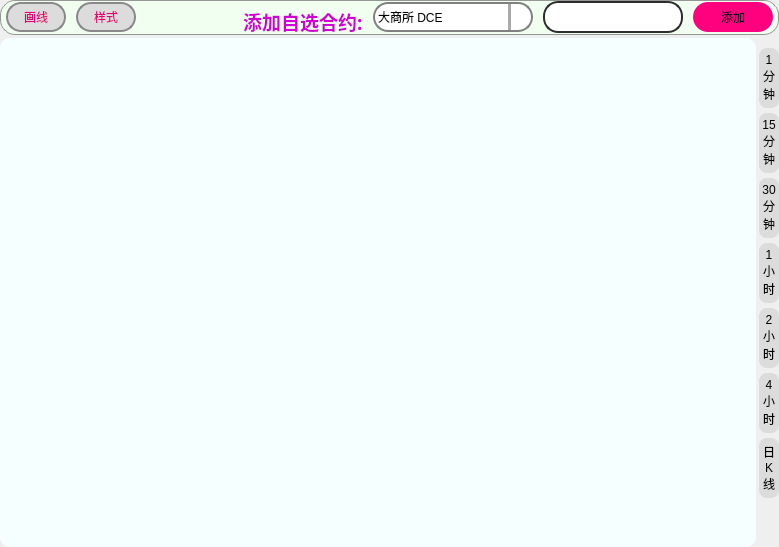
                           <widget class="QFrame" name="frame_36">
                            <property name="styleSheet">
                             <string notr="true">QFrame {		
	border-radius: 10px;
	border: none;
}

</string>
                            </property>
                            <property name="frameShape">
                             <enum>QFrame::StyledPanel</enum>
                            </property>
                            <property name="frameShadow">
                             <enum>QFrame::Raised</enum>
                            </property>
                            <layout class="QVBoxLayout" name="verticalLayout_32">
                             <property name="spacing">
                              <number>3</number>
                             </property>
                             <property name="leftMargin">
                              <number>0</number>
                             </property>
                             <property name="topMargin">
                              <number>0</number>
                             </property>
                             <property name="rightMargin">
                              <number>0</number>
                             </property>
                             <property name="bottomMargin">
                              <number>0</number>
                             </property>
                             <item>
                              <widget class="QFrame" name="frame_39">
                               <property name="minimumSize">
                                <size>
                                 <width>0</width>
                                 <height>30</height>
                                </size>
                               </property>
                               <property name="maximumSize">
                                <size>
                                 <width>16777215</width>
                                 <height>35</height>
                                </size>
                               </property>
                               <property name="styleSheet">
                                <string notr="true">QFrame {	
	background-color: rgb(240, 255, 240);
	border: 1px solid rgb(150, 150, 150);
	border-radius: 15px;
}
QFrame:hover {
	border: 2px solid rgb(0, 0, 0);
}</string>
                               </property>
                               <property name="frameShape">
                                <enum>QFrame::StyledPanel</enum>
                               </property>
                               <property name="frameShadow">
                                <enum>QFrame::Raised</enum>
                               </property>
                               <layout class="QHBoxLayout" name="horizontalLayout_20">
                                <property name="spacing">
                                 <number>10</number>
                                </property>
                                <property name="leftMargin">
                                 <number>5</number>
                                </property>
                                <property name="topMargin">
                                 <number>0</number>
                                </property>
                                <property name="rightMargin">
                                 <number>5</number>
                                </property>
                                <property name="bottomMargin">
                                 <number>0</number>
                                </property>
                                <item alignment="Qt::AlignVCenter">
                                 <widget class="QPushButton" name="Btn_draw_line_order">
                                  <property name="minimumSize">
                                   <size>
                                    <width>60</width>
                                    <height>30</height>
                                   </size>
                                  </property>
                                  <property name="maximumSize">
                                   <size>
                                    <width>100</width>
                                    <height>40</height>
                                   </size>
                                  </property>
                                  <property name="styleSheet">
                                   <string notr="true">QPushButton {
	color: rgb(230, 0, 115);	
	font: 700 16pt &quot;等线&quot;;
	border: 2px solid rgb(136, 136, 136);
	border-radius: 15px;
	background-color: rgb(220, 220, 220);
	text-align: center;
}

QPushButton:hover {
	border: 2px solid rgb(255, 85, 0);
}

QPushButton:pressed {
	
	color: rgb(255, 0, 0);
}</string>
                                  </property>
                                  <property name="text">
                                   <string>画线</string>
                                  </property>
                                 </widget>
                                </item>
                                <item>
                                 <widget class="QPushButton" name="Btn_draw_line_style">
                                  <property name="minimumSize">
                                   <size>
                                    <width>60</width>
                                    <height>30</height>
                                   </size>
                                  </property>
                                  <property name="maximumSize">
                                   <size>
                                    <width>60</width>
                                    <height>30</height>
                                   </size>
                                  </property>
                                  <property name="styleSheet">
                                   <string notr="true">QPushButton {
	color: rgb(230, 0, 115);	
	font: 700 16pt &quot;等线&quot;;
	border: 2px solid rgb(136, 136, 136);
	border-radius: 15px;
	background-color: rgb(220, 220, 220);
	text-align: center;
}

QPushButton:hover {
	border: 2px solid rgb(255, 85, 0);
}

QPushButton:pressed {
	
	color: rgb(255, 0, 0);
}</string>
                                  </property>
                                  <property name="text">
                                   <string>样式</string>
                                  </property>
                                 </widget>
                                </item>
                                <item>
                                 <spacer name="horizontalSpacer_7">
                                  <property name="orientation">
                                   <enum>Qt::Horizontal</enum>
                                  </property>
                                  <property name="sizeHint" stdset="0">
                                   <size>
                                    <width>40</width>
                                    <height>20</height>
                                   </size>
                                  </property>
                                 </spacer>
                                </item>
                                <item>
                                 <widget class="QLabel" name="label_kline_info">
                                  <property name="styleSheet">
                                   <string notr="true">QFrame {
	background-color: rgba(30, 30, 40, 0);
	border: none;
	border-radius: 15px;
	color: rgb(0, 255, 0);
	font: 700 14pt &quot;等线&quot;;
}
</string>
                                  </property>
                                  <property name="text">
                                   <string/>
                                  </property>
                                 </widget>
                                </item>
                                <item>
                                 <spacer name="horizontalSpacer_8">
                                  <property name="orientation">
                                   <enum>Qt::Horizontal</enum>
                                  </property>
                                  <property name="sizeHint" stdset="0">
                                   <size>
                                    <width>40</width>
                                    <height>20</height>
                                   </size>
                                  </property>
                                 </spacer>
                                </item>
                                <item>
                                 <widget class="QLabel" name="label_28">
                                  <property name="minimumSize">
                                   <size>
                                    <width>0</width>
                                    <height>40</height>
                                   </size>
                                  </property>
                                  <property name="maximumSize">
                                   <size>
                                    <width>150</width>
                                    <height>16777215</height>
                                   </size>
                                  </property>
                                  <property name="font">
                                   <font>
                                    <family>等线</family>
                                    <pointsize>14</pointsize>
                                    <italic>false</italic>
                                    <bold>true</bold>
                                   </font>
                                  </property>
                                  <property name="styleSheet">
                                   <string notr="true">QFrame {
	border: none;
	border-radius: 15px;
	background-color: none;	
	color: rgb(210, 0, 210);
	font: 700 14pt &quot;等线&quot;;
}
</string>
                                  </property>
                                  <property name="text">
                                   <string>添加自选合约:</string>
                                  </property>
                                  <property name="alignment">
                                   <set>Qt::AlignLeading|Qt::AlignLeft|Qt::AlignVCenter</set>
                                  </property>
                                 </widget>
                                </item>
                                <item alignment="Qt::AlignVCenter">
                                 <widget class="QComboBox" name="comboBox_add_quote_exchange">
                                  <property name="minimumSize">
                                   <size>
                                    <width>160</width>
                                    <height>30</height>
                                   </size>
                                  </property>
                                  <property name="maximumSize">
                                   <size>
                                    <width>160</width>
                                    <height>30</height>
                                   </size>
                                  </property>
                                  <property name="styleSheet">
                                   <string notr="true">/* 未下拉时，QComboBox的样式 */
QComboBox {
    border: 2px solid gray;   /* 边框 */
    border-radius: 15px;   /* 圆角 */
    padding: 1px 18px 1px 3px;   /* 字体填衬 */
    color: rgb(0, 0, 0);    
	font: 700 12pt &quot;等线&quot;;    
	background-color: rgb(255, 255, 255);
}

/* 下拉后，整个下拉窗体样式 */
QComboBox QAbstractItemView {
    
    border: 1px solid yellow;   /* 整个下拉窗体的边框 */
    color: black;
	border-radius: 3px;
    background-color: rgb(225, 225, 225);   /* 整个下拉窗体的背景色 */
    selection-background-color: lightgreen;   /* 整个下拉窗体被选中项的背景色 */
}
/* 下拉箭头样式 */
 QComboBox::down-arrow {
	image: url(:/图标/icons/双下拉箭头.svg);
	width: 10px; /* 下拉箭头的宽度（建议与下拉框drop-down的宽度一致） */ 
	background: rgb(255, 255, 255); /* 下拉箭头的的背景色 */ 
	padding: 0px 0px 0px 0px; /* 上内边距、右内边距、下内边距、左内边距 */
 } 

/* 下拉框样式 */
QComboBox::drop-down {
   /* subcontrol-origin: padding;   /* 子控件在父元素中的原点矩形。如果未指定此属性，则默认为padding。 */
   /* subcontrol-position: top right;   /* 下拉框的位置（右上） */
    width: 20px;   /* 下拉框的宽度 */

    border-left-width: 3px;   /* 下拉框的左边界线宽度 */
    border-left-color: darkgray;   /* 下拉框的左边界线颜色 */
    border-left-style: solid;   /* 下拉框的左边界线为实线 */
    border-top-right-radius: 10px;   /* 下拉框的右上边界线的圆角半径（应和整个QComboBox右上边界线的圆角半径一致） */
    border-bottom-right-radius: 10px;   /* 同上 */
}
QComboBox:hover {
	border: 3px solid rgb(255, 85, 0);
}
QComboBox:disabled{
	color: rgb(0, 0, 0);
	border-color: rgb(166, 166, 166);
    background-color: rgb(186, 186, 186);
}</string>
                                  </property>
                                  <property name="frame">
                                   <bool>true</bool>
                                  </property>
                                  <property name="modelColumn">
                                   <number>0</number>
                                  </property>
                                  <item>
                                   <property name="text">
                                    <string>大商所 DCE</string>
                                   </property>
                                  </item>
                                  <item>
                                   <property name="text">
                                    <string>上期所 SHFE</string>
                                   </property>
                                  </item>
                                  <item>
                                   <property name="text">
                                    <string>郑商所 CZCE</string>
                                   </property>
                                  </item>
                                  <item>
                                   <property name="text">
                                    <string>能源交易所 INE</string>
                                   </property>
                                  </item>
                                  <item>
                                   <property name="text">
                                    <string>中金所 CFFEX</string>
                                   </property>
                                  </item>
                                 </widget>
                                </item>
                                <item alignment="Qt::AlignVCenter">
                                 <widget class="QLineEdit" name="add_quote_symbol">
                                  <property name="minimumSize">
                                   <size>
                                    <width>140</width>
                                    <height>32</height>
                                   </size>
                                  </property>
                                  <property name="maximumSize">
                                   <size>
                                    <width>140</width>
                                    <height>32</height>
                                   </size>
                                  </property>
                                  <property name="styleSheet">
                                   <string notr="true">QLineEdit {
	border: 2px solid rgb(45, 45, 45);
	border-radius: 15px;
	padding: 5px;
	background-color: rgb(255, 255, 255);	
	color: rgb(0, 0, 0);
	font: 700 14pt &quot;等线&quot;;
}
QLineEdit:hover {
	border: 3px solid rgb(255, 85, 0);
}
QLineEdit:focus {
	border: 3px solid rgb(255, 85, 0);
	color: rgb(255, 0, 0);
}
QLineEdit:disabled{
	color: rgb(0, 0, 0);
	border-color: rgb(166, 166, 166);
    background-color: rgb(186, 186, 186);
}</string>
                                  </property>
                                 </widget>
                                </item>
                                <item alignment="Qt::AlignVCenter">
                                 <widget class="QPushButton" name="Btn_add_optional_contracts">
                                  <property name="minimumSize">
                                   <size>
                                    <width>80</width>
                                    <height>30</height>
                                   </size>
                                  </property>
                                  <property name="maximumSize">
                                   <size>
                                    <width>80</width>
                                    <height>30</height>
                                   </size>
                                  </property>
                                  <property name="styleSheet">
                                   <string notr="true">QPushButton{
	color: rgb(13, 9, 36);
	background-color:rgb(255, 0, 127);
	font: 700 16pt &quot;等线&quot;;
	border-radius: 15px;
}
QPushButton:hover{
	border: 2px solid rgb(255, 85, 0); 
}
QPushButton:pressed{
	color: green;
	border-color: rgb(255, 0, 0);
    background-color: rgb(255, 255, 0);
}
</string>
                                  </property>
                                  <property name="text">
                                   <string>添加</string>
                                  </property>
                                 </widget>
                                </item>
                               </layout>
                              </widget>
                             </item>
                             <item>
                              <widget class="QFrame" name="frame_40">
                               <property name="styleSheet">
                                <string notr="true">QFrame {		
	border-radius: 10px;
	border: none;
}

</string>
                               </property>
                               <property name="frameShape">
                                <enum>QFrame::StyledPanel</enum>
                               </property>
                               <property name="frameShadow">
                                <enum>QFrame::Raised</enum>
                               </property>
                               <layout class="QHBoxLayout" name="horizontalLayout_21">
                                <property name="spacing">
                                 <number>3</number>
                                </property>
                                <property name="leftMargin">
                                 <number>0</number>
                                </property>
                                <property name="topMargin">
                                 <number>0</number>
                                </property>
                                <property name="rightMargin">
                                 <number>0</number>
                                </property>
                                <property name="bottomMargin">
                                 <number>0</number>
                                </property>
                                <item>
                                 <widget class="QFrame" name="frame_118">
                                  <property name="styleSheet">
                                   <string notr="true">QFrame {		
	background-color: rgb(245, 255, 255);
	border-radius: 10px;
	border: none;
}

</string>
                                  </property>
                                  <property name="frameShape">
                                   <enum>QFrame::StyledPanel</enum>
                                  </property>
                                  <property name="frameShadow">
                                   <enum>QFrame::Raised</enum>
                                  </property>
                                  <layout class="QHBoxLayout" name="horizontalLayout_56">
                                   <property name="spacing">
                                    <number>0</number>
                                   </property>
                                   <property name="leftMargin">
                                    <number>0</number>
                                   </property>
                                   <property name="topMargin">
                                    <number>0</number>
                                   </property>
                                   <property name="rightMargin">
                                    <number>0</number>
                                   </property>
                                   <property name="bottomMargin">
                                    <number>0</number>
                                   </property>
                                   <item>
                                    <layout class="QVBoxLayout" name="verticalLayout_klines"/>
                                   </item>
                                  </layout>
                                 </widget>
                                </item>
                                <item>
                                 <widget class="QFrame" name="frame_45">
                                  <property name="minimumSize">
                                   <size>
                                    <width>20</width>
                                    <height>0</height>
                                   </size>
                                  </property>
                                  <property name="maximumSize">
                                   <size>
                                    <width>20</width>
                                    <height>16777215</height>
                                   </size>
                                  </property>
                                  <property name="styleSheet">
                                   <string notr="true">QFrame {		
	border-radius: 10px;
	border: none;
}

</string>
                                  </property>
                                  <property name="frameShape">
                                   <enum>QFrame::StyledPanel</enum>
                                  </property>
                                  <property name="frameShadow">
                                   <enum>QFrame::Raised</enum>
                                  </property>
                                  <layout class="QVBoxLayout" name="verticalLayout_33">
                                   <property name="spacing">
                                    <number>5</number>
                                   </property>
                                   <property name="leftMargin">
                                    <number>0</number>
                                   </property>
                                   <property name="topMargin">
                                    <number>10</number>
                                   </property>
                                   <property name="rightMargin">
                                    <number>0</number>
                                   </property>
                                   <item>
                                    <widget class="QPushButton" name="Btn_klines_1min">
                                     <property name="minimumSize">
                                      <size>
                                       <width>20</width>
                                       <height>60</height>
                                      </size>
                                     </property>
                                     <property name="maximumSize">
                                      <size>
                                       <width>20</width>
                                       <height>60</height>
                                      </size>
                                     </property>
                                     <property name="styleSheet">
                                      <string notr="true">QPushButton{	
	background-color: rgb(220, 220, 220);
	font: 700 8pt &quot;等线&quot;;
	border-radius: 8px;
	border-color: none;
	}
QPushButton:hover{
	background-color: rgb(249, 237, 181);
	border: 2px solid rgb(255, 85, 0);
}
QPushButton:pressed{
	color: green;
	border-color: rgb(255, 0, 0);	
	
	background-color: rgb(255, 255, 0);
}
</string>
                                     </property>
                                     <property name="text">
                                      <string>1
分
钟</string>
                                     </property>
                                    </widget>
                                   </item>
                                   <item>
                                    <widget class="QPushButton" name="Btn_klines_15min">
                                     <property name="minimumSize">
                                      <size>
                                       <width>20</width>
                                       <height>60</height>
                                      </size>
                                     </property>
                                     <property name="maximumSize">
                                      <size>
                                       <width>20</width>
                                       <height>60</height>
                                      </size>
                                     </property>
                                     <property name="styleSheet">
                                      <string notr="true">QPushButton{	
	background-color: rgb(220, 220, 220);
	font: 700 8pt &quot;等线&quot;;
	border-radius: 8px;
	border-color: none;
	}
QPushButton:hover{
	background-color: rgb(249, 237, 181);
	border: 2px solid rgb(255, 85, 0);
}
QPushButton:pressed{
	color: green;
	border-color: rgb(255, 0, 0);	
	
	background-color: rgb(255, 255, 0);
}
</string>
                                     </property>
                                     <property name="text">
                                      <string>15
分
钟</string>
                                     </property>
                                    </widget>
                                   </item>
                                   <item>
                                    <widget class="QPushButton" name="Btn_klines_30min">
                                     <property name="minimumSize">
                                      <size>
                                       <width>20</width>
                                       <height>60</height>
                                      </size>
                                     </property>
                                     <property name="maximumSize">
                                      <size>
                                       <width>20</width>
                                       <height>60</height>
                                      </size>
                                     </property>
                                     <property name="styleSheet">
                                      <string notr="true">QPushButton{	
	background-color: rgb(220, 220, 220);
	font: 700 8pt &quot;等线&quot;;
	border-radius: 8px;
	border-color: none;
	}
QPushButton:hover{
	background-color: rgb(249, 237, 181);
	border: 2px solid rgb(255, 85, 0);
}
QPushButton:pressed{
	color: green;
	border-color: rgb(255, 0, 0);	
	
	background-color: rgb(255, 255, 0);
}
</string>
                                     </property>
                                     <property name="text">
                                      <string>30
分
钟</string>
                                     </property>
                                    </widget>
                                   </item>
                                   <item>
                                    <widget class="QPushButton" name="Btn_klines_1hour">
                                     <property name="minimumSize">
                                      <size>
                                       <width>20</width>
                                       <height>60</height>
                                      </size>
                                     </property>
                                     <property name="maximumSize">
                                      <size>
                                       <width>20</width>
                                       <height>60</height>
                                      </size>
                                     </property>
                                     <property name="styleSheet">
                                      <string notr="true">QPushButton{	
	background-color: rgb(220, 220, 220);
	font: 700 8pt &quot;等线&quot;;
	border-radius: 8px;
	border-color: none;
	}
QPushButton:hover{
	background-color: rgb(249, 237, 181);
	border: 2px solid rgb(255, 85, 0);
}
QPushButton:pressed{
	color: green;
	border-color: rgb(255, 0, 0);	
	
	background-color: rgb(255, 255, 0);
}
</string>
                                     </property>
                                     <property name="text">
                                      <string>1
小
时</string>
                                     </property>
                                    </widget>
                                   </item>
                                   <item>
                                    <widget class="QPushButton" name="Btn_klines_2hour">
                                     <property name="minimumSize">
                                      <size>
                                       <width>20</width>
                                       <height>60</height>
                                      </size>
                                     </property>
                                     <property name="maximumSize">
                                      <size>
                                       <width>20</width>
                                       <height>60</height>
                                      </size>
                                     </property>
                                     <property name="styleSheet">
                                      <string notr="true">QPushButton{	
	background-color: rgb(220, 220, 220);
	font: 700 8pt &quot;等线&quot;;
	border-radius: 8px;
	border-color: none;
	}
QPushButton:hover{
	background-color: rgb(249, 237, 181);
	border: 2px solid rgb(255, 85, 0);
}
QPushButton:pressed{
	color: green;
	border-color: rgb(255, 0, 0);	
	
	background-color: rgb(255, 255, 0);
}
</string>
                                     </property>
                                     <property name="text">
                                      <string>2
小
时</string>
                                     </property>
                                    </widget>
                                   </item>
                                   <item>
                                    <widget class="QPushButton" name="Btn_klines_4hour">
                                     <property name="minimumSize">
                                      <size>
                                       <width>20</width>
                                       <height>60</height>
                                      </size>
                                     </property>
                                     <property name="maximumSize">
                                      <size>
                                       <width>20</width>
                                       <height>60</height>
                                      </size>
                                     </property>
                                     <property name="styleSheet">
                                      <string notr="true">QPushButton{	
	background-color: rgb(220, 220, 220);
	font: 700 8pt &quot;等线&quot;;
	border-radius: 8px;
	border-color: none;
	}
QPushButton:hover{
	background-color: rgb(249, 237, 181);
	border: 2px solid rgb(255, 85, 0);
}
QPushButton:pressed{
	color: green;
	border-color: rgb(255, 0, 0);	
	
	background-color: rgb(255, 255, 0);
}
</string>
                                     </property>
                                     <property name="text">
                                      <string>4
小
时</string>
                                     </property>
                                    </widget>
                                   </item>
                                   <item>
                                    <widget class="QPushButton" name="Btn_klines_daily">
                                     <property name="minimumSize">
                                      <size>
                                       <width>20</width>
                                       <height>60</height>
                                      </size>
                                     </property>
                                     <property name="maximumSize">
                                      <size>
                                       <width>20</width>
                                       <height>60</height>
                                      </size>
                                     </property>
                                     <property name="styleSheet">
                                      <string notr="true">QPushButton{	
	background-color: rgb(220, 220, 220);
	font: 700 8pt &quot;等线&quot;;
	border-radius: 8px;
	border-color: none;
	}
QPushButton:hover{
	background-color: rgb(249, 237, 181);
	border: 2px solid rgb(255, 85, 0);
}
QPushButton:pressed{
	color: green;
	border-color: rgb(255, 0, 0);	
	
	background-color: rgb(255, 255, 0);
}
</string>
                                     </property>
                                     <property name="text">
                                      <string>日
K
线</string>
                                     </property>
                                    </widget>
                                   </item>
                                   <item>
                                    <spacer name="verticalSpacer_6">
                                     <property name="orientation">
                                      <enum>Qt::Vertical</enum>
                                     </property>
                                     <property name="sizeHint" stdset="0">
                                      <size>
                                       <width>20</width>
                                       <height>40</height>
                                      </size>
                                     </property>
                                    </spacer>
                                   </item>
                                  </layout>
                                 </widget>
                                </item>
                               </layout>
                              </widget>
                             </item>
                            </layout>
                           </widget>
